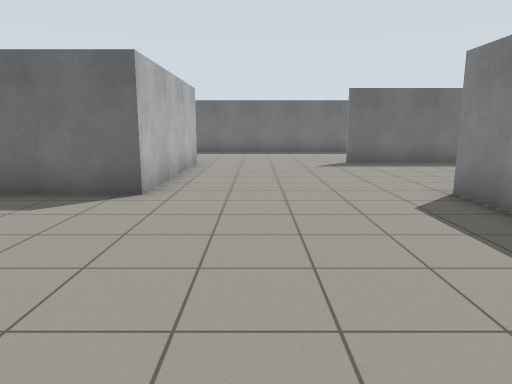
view 1 (above)

18 first-person views from a walk through a world built for the Gazebo simulator. The camera is 1.2 m above the floor, tilts 10° down and sees 70° across. The floor is counted in squares, 1 m on a side. Each view is taken from the middle of a square. On the plan, view 1 faces up. The plan holds only what a view shows up to about 14 squares ahead; the rest is blank.

view 2
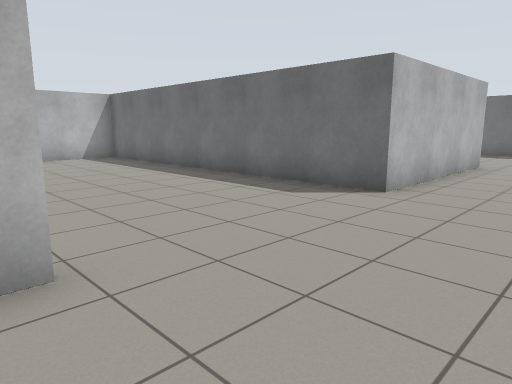

view 3
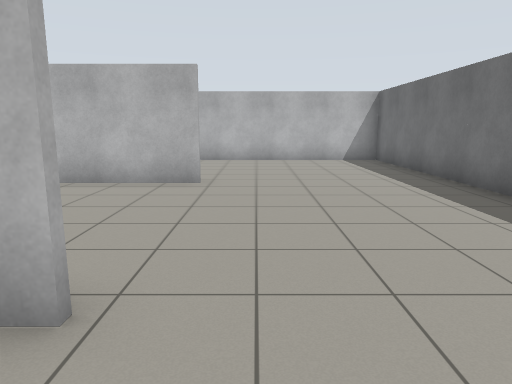

view 4
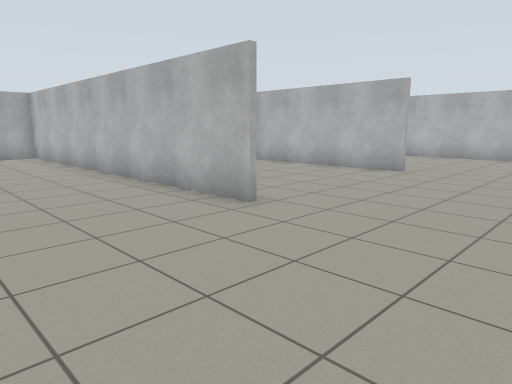

view 5
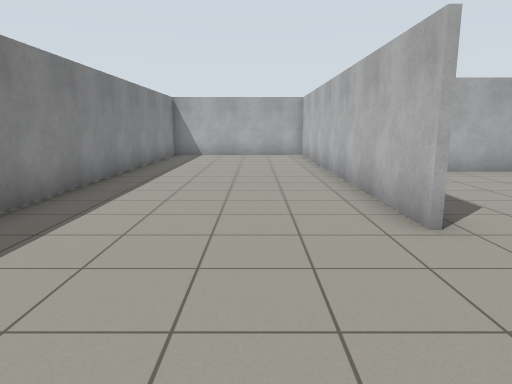

view 6
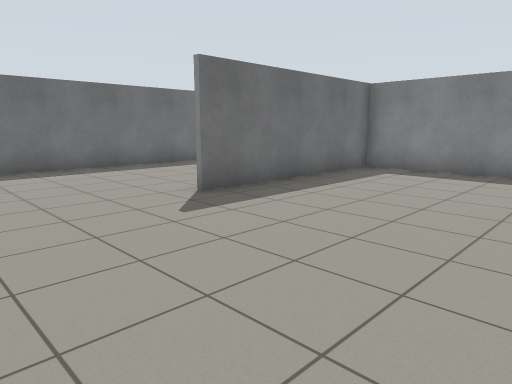

view 7
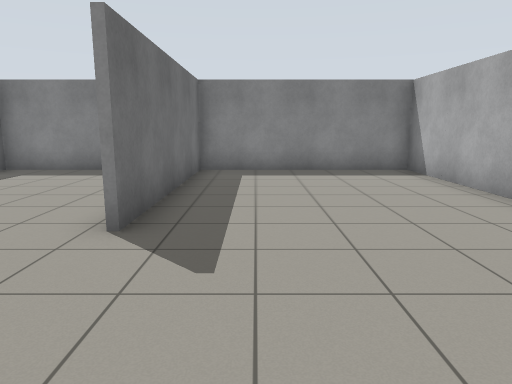

view 8
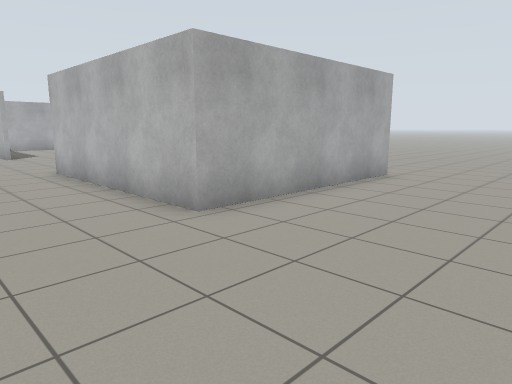

view 9
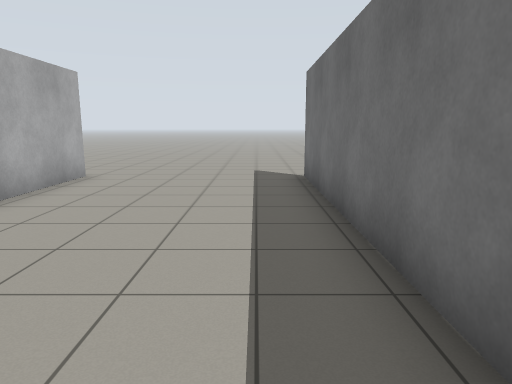

view 10
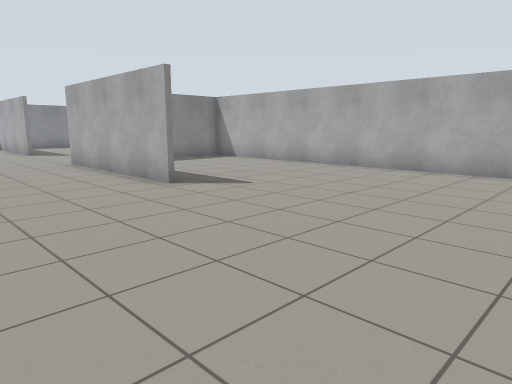

view 11
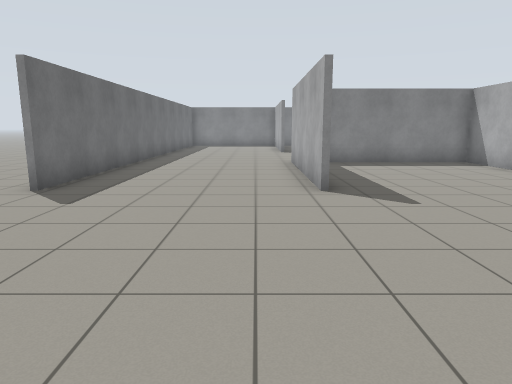

view 12
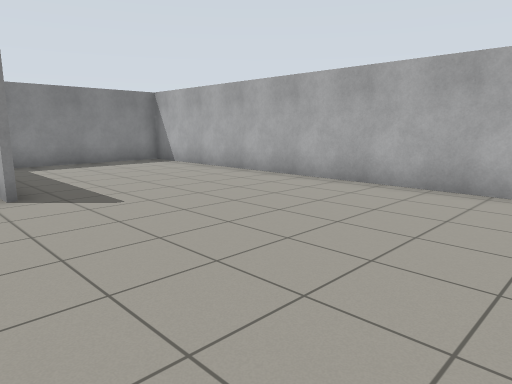

view 13
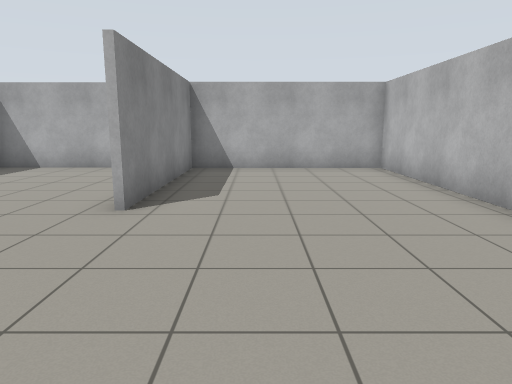

view 14
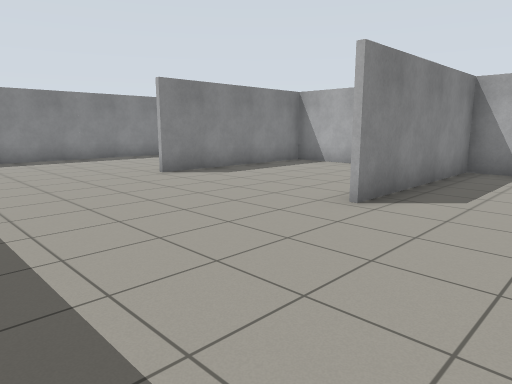

view 15
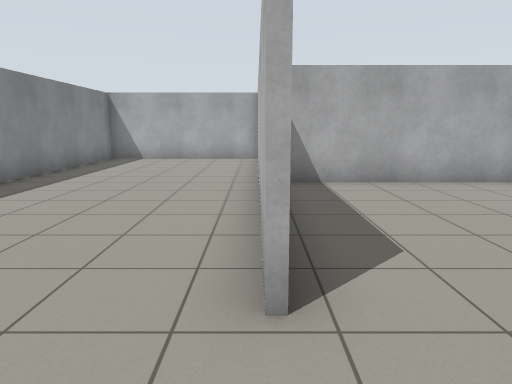

view 16
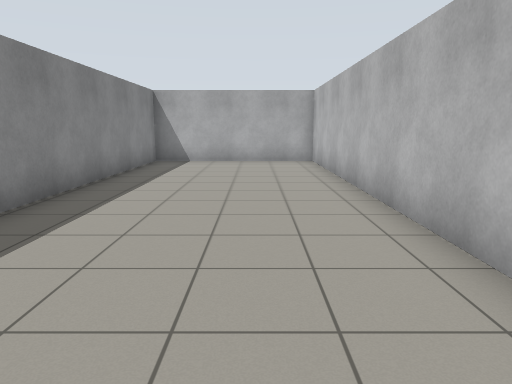

view 17
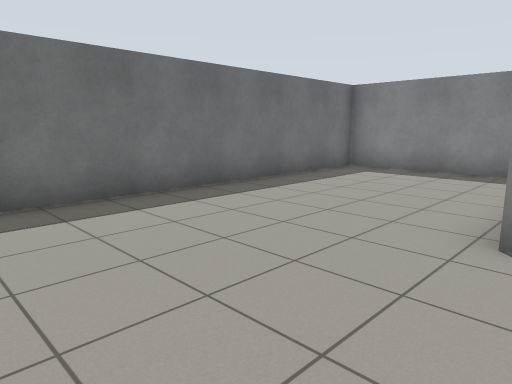

view 18
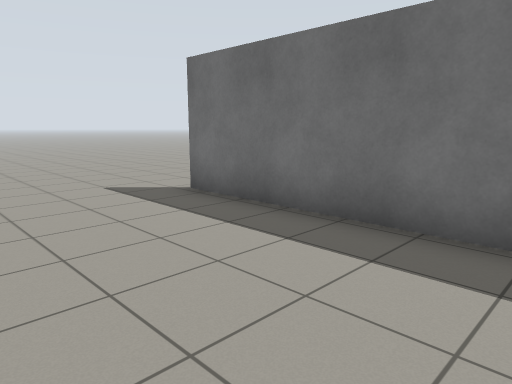

### Floor plan
Points are (right, up) in squares from view 1. A wall is a line through its corners. A room is listed if a view was taken in it or the views show most of it. See-through windows are left out.
Room 1 (views 1, 2, 3, 4, 5, 6, 7, 8, 9, 10, 11, 12, 13, 14, 15, 16, 17, 18)
walls: (-8.1, 12.8) (-2.1, 12.8) (-2.1, 6.5) (-13.8, 6.5) (-13.8, -5.1) (-8.1, -5.1) (-8.1, 0.9); (-2.1, 0.9) (-2.1, -11.3) (3.6, -11.3) (3.6, 3.5); (-7.9, 0.9) (-7.9, -5.1) (-2.2, -5.1) (-2.2, 0.9); (3.6, 5) (3.6, 6.7); (5.1, 6.6) (9.5, 6.6) (9.5, 12.6) (3.1, 12.6); (-13.9, 6.6) (-2.2, 6.6) (-2.2, 11.5); (9.5, 13.9) (9.5, 18.2) (-8.1, 18.2)

Where each view was taken, in squares from view 1:
view 1: 0 up, 0 right, facing up
view 2: 0 up, 1 right, facing up-left
view 3: 2 up, 0 right, facing left
view 4: 5 up, 2 right, facing down-left
view 5: 5 up, 0 right, facing down
view 6: 7 up, 1 left, facing up-right
view 7: 11 up, 1 left, facing right
view 8: 17 up, 1 right, facing down-left
view 9: 17 up, 1 right, facing left
view 10: 17 up, 15 left, facing down-right
view 11: 14 up, 15 left, facing right
view 12: 14 up, 15 left, facing down-right
view 13: 6 up, 10 left, facing down
view 14: 6 up, 11 left, facing down-right
view 15: 3 up, 2 left, facing down
view 16: 2 up, 0 right, facing down
view 17: 12 up, 1 left, facing up-right
view 18: 14 up, 2 left, facing up-left
